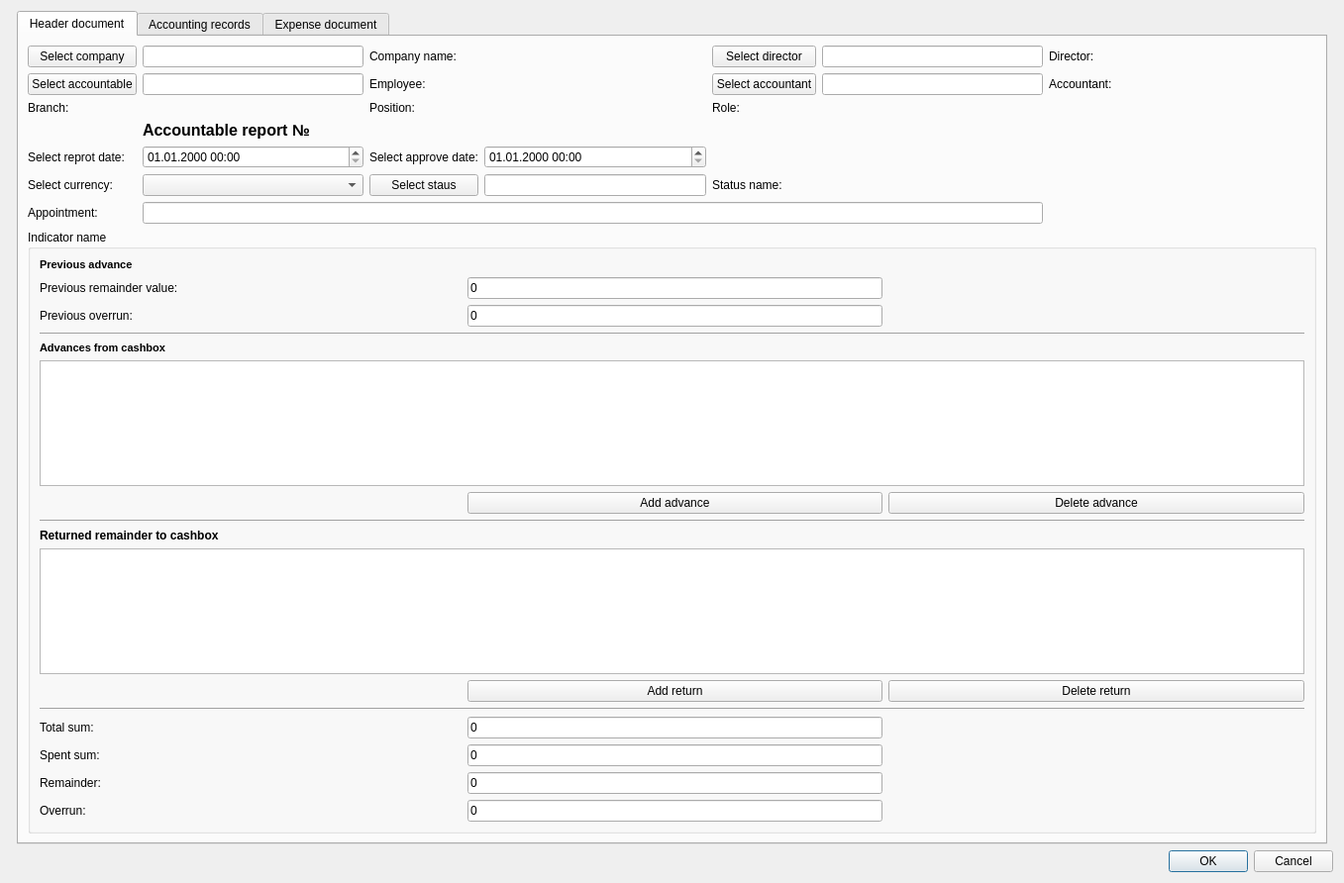
<?xml version="1.0" encoding="UTF-8"?>
<ui version="4.0">
 <class>CreateAccountableRep</class>
 <widget class="QDialog" name="CreateAccountableRep">
  <property name="geometry">
   <rect>
    <x>0</x>
    <y>0</y>
    <width>1357</width>
    <height>892</height>
   </rect>
  </property>
  <property name="windowTitle">
   <string>Create/Update accountable report</string>
  </property>
  <property name="locale">
   <locale language="English" country="UnitedStates"/>
  </property>
  <property name="modal">
   <bool>false</bool>
  </property>
  <layout class="QGridLayout" name="gridLayout">
   <property name="leftMargin">
    <number>11</number>
   </property>
   <property name="topMargin">
    <number>11</number>
   </property>
   <property name="rightMargin">
    <number>11</number>
   </property>
   <property name="bottomMargin">
    <number>11</number>
   </property>
   <item row="1" column="0" colspan="3">
    <layout class="QHBoxLayout" name="horizontalLayout">
     <item>
      <spacer name="horizontalSpacer">
       <property name="orientation">
        <enum>Qt::Horizontal</enum>
       </property>
       <property name="sizeHint" stdset="0">
        <size>
         <width>40</width>
         <height>20</height>
        </size>
       </property>
      </spacer>
     </item>
     <item>
      <widget class="QPushButton" name="okBtn">
       <property name="text">
        <string>OK</string>
       </property>
      </widget>
     </item>
     <item>
      <widget class="QPushButton" name="cancelBtn">
       <property name="text">
        <string>Cancel</string>
       </property>
      </widget>
     </item>
    </layout>
   </item>
   <item row="0" column="1">
    <widget class="QTabWidget" name="tabWidget">
     <property name="currentIndex">
      <number>0</number>
     </property>
     <widget class="QWidget" name="oneDocTab">
      <attribute name="title">
       <string>Header document</string>
      </attribute>
      <layout class="QGridLayout" name="gridLayout_2">
       <item row="2" column="0">
        <widget class="QLabel" name="BranchLb">
         <property name="text">
          <string>Branch:</string>
         </property>
        </widget>
       </item>
       <item row="3" column="1">
        <widget class="QLabel" name="headerLb">
         <property name="font">
          <font>
           <pointsize>12</pointsize>
           <weight>75</weight>
           <bold>true</bold>
          </font>
         </property>
         <property name="text">
          <string>Accountable report № </string>
         </property>
        </widget>
       </item>
       <item row="2" column="1">
        <widget class="QLabel" name="branchPh">
         <property name="font">
          <font>
           <weight>75</weight>
           <bold>true</bold>
          </font>
         </property>
         <property name="text">
          <string/>
         </property>
        </widget>
       </item>
       <item row="2" column="2">
        <widget class="QLabel" name="positionLb">
         <property name="text">
          <string>Position:</string>
         </property>
        </widget>
       </item>
       <item row="4" column="0">
        <widget class="QLabel" name="datelb">
         <property name="text">
          <string>Select reprot date:</string>
         </property>
        </widget>
       </item>
       <item row="3" column="2">
        <widget class="QLabel" name="reportNumberPh">
         <property name="font">
          <font>
           <weight>75</weight>
           <bold>true</bold>
          </font>
         </property>
         <property name="text">
          <string/>
         </property>
        </widget>
       </item>
       <item row="2" column="3">
        <widget class="QLabel" name="positionPh">
         <property name="font">
          <font>
           <weight>75</weight>
           <bold>true</bold>
          </font>
         </property>
         <property name="text">
          <string/>
         </property>
        </widget>
       </item>
       <item row="2" column="5">
        <widget class="QLabel" name="rolePh">
         <property name="minimumSize">
          <size>
           <width>200</width>
           <height>0</height>
          </size>
         </property>
         <property name="font">
          <font>
           <weight>75</weight>
           <bold>true</bold>
          </font>
         </property>
         <property name="text">
          <string/>
         </property>
        </widget>
       </item>
       <item row="7" column="0">
        <widget class="QLabel" name="expenseLb">
         <property name="text">
          <string>Appointment:</string>
         </property>
        </widget>
       </item>
       <item row="7" column="1" colspan="5">
        <widget class="QLineEdit" name="appointmentEdit"/>
       </item>
       <item row="0" column="1">
        <widget class="QLineEdit" name="companyEdit">
         <property name="readOnly">
          <bool>true</bool>
         </property>
        </widget>
       </item>
       <item row="0" column="3">
        <widget class="QLabel" name="companyPh">
         <property name="minimumSize">
          <size>
           <width>200</width>
           <height>0</height>
          </size>
         </property>
         <property name="font">
          <font>
           <weight>75</weight>
           <bold>true</bold>
          </font>
         </property>
         <property name="text">
          <string/>
         </property>
        </widget>
       </item>
       <item row="0" column="2">
        <widget class="QLabel" name="companyLb">
         <property name="text">
          <string>Company name:</string>
         </property>
        </widget>
       </item>
       <item row="0" column="0">
        <widget class="QPushButton" name="cmpBtn">
         <property name="text">
          <string>Select company</string>
         </property>
        </widget>
       </item>
       <item row="2" column="4">
        <widget class="QLabel" name="roleLb">
         <property name="text">
          <string>Role:</string>
         </property>
        </widget>
       </item>
       <item row="4" column="1">
        <widget class="QDateTimeEdit" name="reprotDateEdit">
         <property name="displayFormat">
          <string>dd.MM.yyyy HH:mm</string>
         </property>
        </widget>
       </item>
       <item row="4" column="2">
        <widget class="QLabel" name="approveLb">
         <property name="text">
          <string>Select approve date:</string>
         </property>
        </widget>
       </item>
       <item row="4" column="3">
        <widget class="QDateTimeEdit" name="approveDateEdit">
         <property name="displayFormat">
          <string>dd.MM.yyyy HH:mm</string>
         </property>
        </widget>
       </item>
       <item row="5" column="5">
        <widget class="QLabel" name="statusPh">
         <property name="font">
          <font>
           <weight>75</weight>
           <bold>true</bold>
          </font>
         </property>
         <property name="text">
          <string/>
         </property>
        </widget>
       </item>
       <item row="0" column="6">
        <widget class="QLabel" name="directorLb">
         <property name="text">
          <string>Director:</string>
         </property>
        </widget>
       </item>
       <item row="0" column="7">
        <widget class="QLabel" name="directorPh">
         <property name="minimumSize">
          <size>
           <width>200</width>
           <height>0</height>
          </size>
         </property>
         <property name="font">
          <font>
           <weight>75</weight>
           <bold>true</bold>
          </font>
         </property>
         <property name="text">
          <string/>
         </property>
        </widget>
       </item>
       <item row="1" column="4">
        <widget class="QPushButton" name="accontantBtn">
         <property name="text">
          <string>Select accountant</string>
         </property>
        </widget>
       </item>
       <item row="0" column="4">
        <widget class="QPushButton" name="directorBtn">
         <property name="text">
          <string>Select director</string>
         </property>
        </widget>
       </item>
       <item row="1" column="6">
        <widget class="QLabel" name="label_10">
         <property name="text">
          <string>Accountant:</string>
         </property>
        </widget>
       </item>
       <item row="0" column="5">
        <widget class="QLineEdit" name="directorEdit">
         <property name="readOnly">
          <bool>true</bool>
         </property>
        </widget>
       </item>
       <item row="1" column="5">
        <widget class="QLineEdit" name="accountantEdit"/>
       </item>
       <item row="5" column="1">
        <widget class="QComboBox" name="currCmb"/>
       </item>
       <item row="5" column="4">
        <widget class="QLabel" name="label_9">
         <property name="text">
          <string>Status name:</string>
         </property>
        </widget>
       </item>
       <item row="5" column="3">
        <widget class="QLineEdit" name="statusEdit">
         <property name="readOnly">
          <bool>true</bool>
         </property>
        </widget>
       </item>
       <item row="5" column="2">
        <widget class="QPushButton" name="stsBtn">
         <property name="text">
          <string>Select staus</string>
         </property>
        </widget>
       </item>
       <item row="5" column="0">
        <widget class="QLabel" name="curLb">
         <property name="text">
          <string>Select currency:</string>
         </property>
        </widget>
       </item>
       <item row="1" column="2">
        <widget class="QLabel" name="label">
         <property name="text">
          <string>Employee:</string>
         </property>
        </widget>
       </item>
       <item row="1" column="3">
        <widget class="QLabel" name="employeePh">
         <property name="font">
          <font>
           <weight>75</weight>
           <bold>true</bold>
          </font>
         </property>
         <property name="text">
          <string/>
         </property>
        </widget>
       </item>
       <item row="1" column="1">
        <widget class="QLineEdit" name="employeeEdit">
         <property name="readOnly">
          <bool>true</bool>
         </property>
        </widget>
       </item>
       <item row="1" column="0">
        <widget class="QPushButton" name="empBtn">
         <property name="text">
          <string>Select accountable</string>
         </property>
        </widget>
       </item>
       <item row="1" column="7">
        <widget class="QLabel" name="accountantPh">
         <property name="font">
          <font>
           <weight>75</weight>
           <bold>true</bold>
          </font>
         </property>
         <property name="text">
          <string/>
         </property>
        </widget>
       </item>
       <item row="8" column="0" colspan="8">
        <widget class="QGroupBox" name="sumGrb">
         <property name="title">
          <string>Indicator name</string>
         </property>
         <layout class="QGridLayout" name="gridLayout_3">
          <item row="13" column="2">
           <widget class="QLineEdit" name="spentEdit">
            <property name="text">
             <string>0</string>
            </property>
            <property name="readOnly">
             <bool>true</bool>
            </property>
           </widget>
          </item>
          <item row="12" column="0">
           <widget class="QLabel" name="label_5">
            <property name="text">
             <string>Total sum:</string>
            </property>
           </widget>
          </item>
          <item row="14" column="0">
           <widget class="QLabel" name="label_7">
            <property name="text">
             <string>Remainder:</string>
            </property>
           </widget>
          </item>
          <item row="12" column="2">
           <widget class="QLineEdit" name="totalEdit">
            <property name="text">
             <string>0</string>
            </property>
            <property name="readOnly">
             <bool>true</bool>
            </property>
           </widget>
          </item>
          <item row="8" column="0">
           <widget class="QLabel" name="label_12">
            <property name="font">
             <font>
              <weight>75</weight>
              <bold>true</bold>
             </font>
            </property>
            <property name="text">
             <string>Returned remainder to cashbox</string>
            </property>
           </widget>
          </item>
          <item row="6" column="2">
           <widget class="QPushButton" name="addPaymentBtn">
            <property name="text">
             <string>Add advance</string>
            </property>
           </widget>
          </item>
          <item row="3" column="0" colspan="4">
           <widget class="Line" name="line">
            <property name="orientation">
             <enum>Qt::Horizontal</enum>
            </property>
           </widget>
          </item>
          <item row="10" column="3">
           <widget class="QPushButton" name="deleteWithdrawalBtn">
            <property name="text">
             <string>Delete return</string>
            </property>
           </widget>
          </item>
          <item row="10" column="2">
           <widget class="QPushButton" name="addWithdrawalBtn">
            <property name="text">
             <string>Add return</string>
            </property>
           </widget>
          </item>
          <item row="5" column="0" colspan="4">
           <widget class="QTableView" name="paymentTableView"/>
          </item>
          <item row="0" column="0">
           <widget class="QLabel" name="prevLb">
            <property name="font">
             <font>
              <pointsize>8</pointsize>
              <weight>75</weight>
              <bold>true</bold>
             </font>
            </property>
            <property name="text">
             <string>Previous advance</string>
            </property>
           </widget>
          </item>
          <item row="11" column="0" colspan="4">
           <widget class="Line" name="line_3">
            <property name="orientation">
             <enum>Qt::Horizontal</enum>
            </property>
           </widget>
          </item>
          <item row="4" column="0">
           <widget class="QLabel" name="label_4">
            <property name="font">
             <font>
              <pointsize>8</pointsize>
              <weight>75</weight>
              <bold>true</bold>
             </font>
            </property>
            <property name="text">
             <string>Advances from cashbox</string>
            </property>
           </widget>
          </item>
          <item row="2" column="2">
           <widget class="QLineEdit" name="prevOverrunEdit">
            <property name="text">
             <string>0</string>
            </property>
            <property name="readOnly">
             <bool>true</bool>
            </property>
           </widget>
          </item>
          <item row="1" column="2">
           <widget class="QLineEdit" name="prevRemainderEdit">
            <property name="text">
             <string>0</string>
            </property>
            <property name="readOnly">
             <bool>true</bool>
            </property>
           </widget>
          </item>
          <item row="6" column="0">
           <spacer name="horizontalSpacer_6">
            <property name="orientation">
             <enum>Qt::Horizontal</enum>
            </property>
            <property name="sizeHint" stdset="0">
             <size>
              <width>40</width>
              <height>20</height>
             </size>
            </property>
           </spacer>
          </item>
          <item row="7" column="0" colspan="4">
           <widget class="Line" name="line_2">
            <property name="orientation">
             <enum>Qt::Horizontal</enum>
            </property>
           </widget>
          </item>
          <item row="1" column="0" colspan="2">
           <widget class="QLabel" name="label_2">
            <property name="text">
             <string>Previous remainder value:</string>
            </property>
           </widget>
          </item>
          <item row="14" column="2">
           <widget class="QLineEdit" name="remainderEdit">
            <property name="text">
             <string>0</string>
            </property>
            <property name="readOnly">
             <bool>true</bool>
            </property>
           </widget>
          </item>
          <item row="1" column="3">
           <spacer name="horizontalSpacer_5">
            <property name="orientation">
             <enum>Qt::Horizontal</enum>
            </property>
            <property name="sizeHint" stdset="0">
             <size>
              <width>40</width>
              <height>20</height>
             </size>
            </property>
           </spacer>
          </item>
          <item row="2" column="0" colspan="2">
           <widget class="QLabel" name="label_3">
            <property name="text">
             <string>Previous overrun:</string>
            </property>
           </widget>
          </item>
          <item row="13" column="0">
           <widget class="QLabel" name="label_6">
            <property name="text">
             <string>Spent sum:</string>
            </property>
           </widget>
          </item>
          <item row="6" column="3">
           <widget class="QPushButton" name="deletePaymentBtn">
            <property name="text">
             <string>Delete advance</string>
            </property>
           </widget>
          </item>
          <item row="15" column="2">
           <widget class="QLineEdit" name="overrunEdit">
            <property name="text">
             <string>0</string>
            </property>
            <property name="readOnly">
             <bool>true</bool>
            </property>
           </widget>
          </item>
          <item row="15" column="0">
           <widget class="QLabel" name="label_8">
            <property name="text">
             <string>Overrun:</string>
            </property>
           </widget>
          </item>
          <item row="9" column="0" colspan="4">
           <widget class="QTableView" name="withdrawalTableView"/>
          </item>
         </layout>
        </widget>
       </item>
      </layout>
     </widget>
     <widget class="QWidget" name="tab">
      <attribute name="title">
       <string>Accounting records</string>
      </attribute>
      <layout class="QGridLayout" name="gridLayout_4">
       <item row="2" column="0">
        <widget class="QLabel" name="label_11">
         <property name="text">
          <string>TotalSum</string>
         </property>
        </widget>
       </item>
       <item row="1" column="1">
        <widget class="QPushButton" name="addEntryBtn">
         <property name="text">
          <string>Add entry</string>
         </property>
        </widget>
       </item>
       <item row="1" column="0">
        <spacer name="horizontalSpacer_7">
         <property name="orientation">
          <enum>Qt::Horizontal</enum>
         </property>
         <property name="sizeHint" stdset="0">
          <size>
           <width>40</width>
           <height>20</height>
          </size>
         </property>
        </spacer>
       </item>
       <item row="1" column="2">
        <widget class="QPushButton" name="deleteEntryBtn">
         <property name="text">
          <string>Delete entry</string>
         </property>
        </widget>
       </item>
       <item row="2" column="1" colspan="2">
        <widget class="QLineEdit" name="entryTotalSumEdit">
         <property name="readOnly">
          <bool>true</bool>
         </property>
        </widget>
       </item>
       <item row="0" column="0" colspan="3">
        <widget class="QTableView" name="entryTableView"/>
       </item>
      </layout>
     </widget>
     <widget class="QWidget" name="severalDocTab">
      <attribute name="title">
       <string>Expense document</string>
      </attribute>
      <layout class="QGridLayout" name="gridLayout_5">
       <item row="1" column="1">
        <widget class="QPushButton" name="addItemBtn">
         <property name="text">
          <string>Add item</string>
         </property>
        </widget>
       </item>
       <item row="1" column="2">
        <widget class="QPushButton" name="deleteItemBtn">
         <property name="text">
          <string>Delete item</string>
         </property>
        </widget>
       </item>
       <item row="1" column="0">
        <spacer name="horizontalSpacer_8">
         <property name="orientation">
          <enum>Qt::Horizontal</enum>
         </property>
         <property name="sizeHint" stdset="0">
          <size>
           <width>40</width>
           <height>20</height>
          </size>
         </property>
        </spacer>
       </item>
       <item row="2" column="0">
        <widget class="QLabel" name="label_13">
         <property name="text">
          <string>Total sum</string>
         </property>
        </widget>
       </item>
       <item row="2" column="1" colspan="2">
        <widget class="QLineEdit" name="itemSumEdit"/>
       </item>
       <item row="0" column="0" colspan="3">
        <widget class="QTableView" name="itemTableView"/>
       </item>
      </layout>
     </widget>
    </widget>
   </item>
  </layout>
 </widget>
 <tabstops>
  <tabstop>okBtn</tabstop>
  <tabstop>cancelBtn</tabstop>
 </tabstops>
 <resources/>
 <connections/>
</ui>
